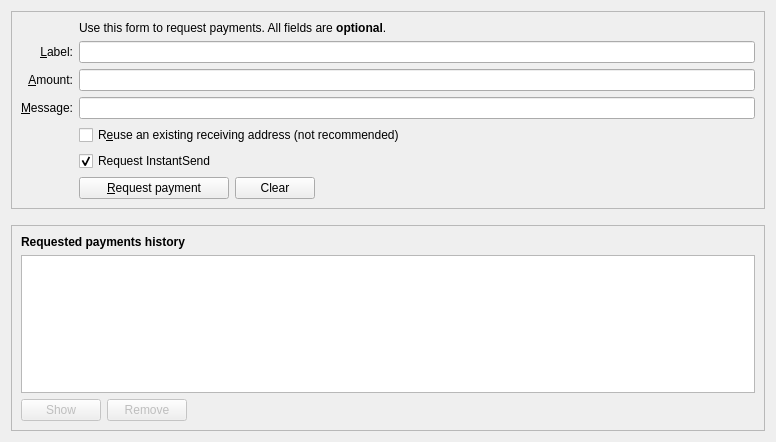
<?xml version="1.0" encoding="UTF-8"?>
<ui version="4.0">
 <class>ReceiveCoinsDialog</class>
 <widget class="QWidget" name="ReceiveCoinsDialog">
  <property name="geometry">
   <rect>
    <x>0</x>
    <y>0</y>
    <width>776</width>
    <height>442</height>
   </rect>
  </property>
  <layout class="QVBoxLayout" name="verticalLayout" stretch="0,0,1">
   <item>
    <widget class="QFrame" name="frame2">
     <property name="sizePolicy">
      <sizepolicy hsizetype="Preferred" vsizetype="Expanding">
       <horstretch>0</horstretch>
       <verstretch>0</verstretch>
      </sizepolicy>
     </property>
     <property name="frameShape">
      <enum>QFrame::StyledPanel</enum>
     </property>
     <property name="frameShadow">
      <enum>QFrame::Sunken</enum>
     </property>
     <layout class="QVBoxLayout" name="verticalLayout_3">
      <item>
       <layout class="QGridLayout" name="gridLayout">
        <item row="7" column="2">
         <widget class="QCheckBox" name="reuseAddress">
          <property name="toolTip">
           <string>Reuse one of the previously used receiving addresses.&lt;br&gt;Reusing addresses has security and privacy issues.&lt;br&gt;Do not use this unless re-generating a payment request made before.</string>
          </property>
          <property name="text">
           <string>R&amp;euse an existing receiving address (not recommended)</string>
          </property>
         </widget>
        </item>
        <item row="7" column="0">
         <widget class="QLabel" name="label_4">
          <property name="text">
           <string/>
          </property>
         </widget>
        </item>
        <item row="6" column="0">
         <widget class="QLabel" name="label_3">
          <property name="toolTip">
           <string>An optional message to attach to the payment request, which will be displayed when the request is opened. Note: The message will not be sent with the payment over the Proton network.</string>
          </property>
          <property name="text">
           <string>&amp;Message:</string>
          </property>
          <property name="alignment">
           <set>Qt::AlignRight|Qt::AlignTrailing|Qt::AlignVCenter</set>
          </property>
          <property name="buddy">
           <cstring>reqMessage</cstring>
          </property>
         </widget>
        </item>
        <item row="4" column="2">
         <widget class="QLineEdit" name="reqLabel">
          <property name="toolTip">
           <string>An optional label to associate with the new receiving address.</string>
          </property>
         </widget>
        </item>
        <item row="6" column="2">
         <widget class="QLineEdit" name="reqMessage">
          <property name="toolTip">
           <string>An optional message to attach to the payment request, which will be displayed when the request is opened.&lt;br&gt;Note: The message will not be sent with the payment over the Proton network.</string>
          </property>
         </widget>
        </item>
        <item row="2" column="2">
         <widget class="QLabel" name="label_5">
          <property name="text">
           <string>Use this form to request payments. All fields are &lt;b&gt;optional&lt;/b&gt;.</string>
          </property>
         </widget>
        </item>
        <item row="4" column="0">
         <widget class="QLabel" name="label_2">
          <property name="toolTip">
           <string>An optional label to associate with the new receiving address.</string>
          </property>
          <property name="text">
           <string>&amp;Label:</string>
          </property>
          <property name="alignment">
           <set>Qt::AlignRight|Qt::AlignTrailing|Qt::AlignVCenter</set>
          </property>
          <property name="buddy">
           <cstring>reqLabel</cstring>
          </property>
         </widget>
        </item>
        <item row="5" column="0">
         <widget class="QLabel" name="label">
          <property name="toolTip">
           <string>An optional amount to request. Leave this empty or zero to not request a specific amount.</string>
          </property>
          <property name="text">
           <string>&amp;Amount:</string>
          </property>
          <property name="alignment">
           <set>Qt::AlignRight|Qt::AlignTrailing|Qt::AlignVCenter</set>
          </property>
          <property name="buddy">
           <cstring>reqAmount</cstring>
          </property>
         </widget>
        </item>
        <item row="5" column="2">
         <widget class="BitcoinAmountField" name="reqAmount">
          <property name="minimumSize">
           <size>
            <width>80</width>
            <height>0</height>
           </size>
          </property>
          <property name="toolTip">
           <string>An optional amount to request. Leave this empty or zero to not request a specific amount.</string>
          </property>
         </widget>
        </item>
        <item row="9" column="2">
         <layout class="QHBoxLayout" name="horizontalLayout">
          <item>
           <widget class="QPushButton" name="receiveButton">
            <property name="minimumSize">
             <size>
              <width>150</width>
              <height>0</height>
             </size>
            </property>
            <property name="text">
             <string>&amp;Request payment</string>
            </property>
           </widget>
          </item>
          <item>
           <widget class="QPushButton" name="clearButton">
            <property name="sizePolicy">
             <sizepolicy hsizetype="Minimum" vsizetype="Fixed">
              <horstretch>0</horstretch>
              <verstretch>0</verstretch>
             </sizepolicy>
            </property>
            <property name="toolTip">
             <string>Clear all fields of the form.</string>
            </property>
            <property name="text">
             <string>Clear</string>
            </property>
            <property name="autoDefault">
             <bool>false</bool>
            </property>
           </widget>
          </item>
          <item>
           <spacer name="horizontalSpacer">
            <property name="orientation">
             <enum>Qt::Horizontal</enum>
            </property>
            <property name="sizeHint" stdset="0">
             <size>
              <width>40</width>
              <height>20</height>
             </size>
            </property>
           </spacer>
          </item>
         </layout>
        </item>
        <item row="9" column="0">
         <widget class="QLabel" name="label_7">
          <property name="text">
           <string/>
          </property>
         </widget>
        </item>
        <item row="8" column="2">
         <widget class="QCheckBox" name="checkUseInstantSend">
          <property name="text">
           <string>Request InstantSend</string>
          </property>
          <property name="checked">
           <bool>true</bool>
          </property>
         </widget>
        </item>
       </layout>
      </item>
     </layout>
    </widget>
   </item>
   <item>
    <spacer name="verticalSpacer_2">
     <property name="orientation">
      <enum>Qt::Vertical</enum>
     </property>
     <property name="sizeHint" stdset="0">
      <size>
       <width>20</width>
       <height>10</height>
      </size>
     </property>
    </spacer>
   </item>
   <item>
    <widget class="QFrame" name="frame">
     <property name="sizePolicy">
      <sizepolicy hsizetype="Preferred" vsizetype="Expanding">
       <horstretch>0</horstretch>
       <verstretch>0</verstretch>
      </sizepolicy>
     </property>
     <property name="frameShape">
      <enum>QFrame::StyledPanel</enum>
     </property>
     <property name="frameShadow">
      <enum>QFrame::Raised</enum>
     </property>
     <layout class="QVBoxLayout" name="verticalLayout_2">
      <item>
       <widget class="QLabel" name="label_6">
        <property name="font">
         <font>
          <weight>75</weight>
          <bold>true</bold>
         </font>
        </property>
        <property name="text">
         <string>Requested payments history</string>
        </property>
       </widget>
      </item>
      <item>
       <widget class="QTableView" name="recentRequestsView">
        <property name="contextMenuPolicy">
         <enum>Qt::CustomContextMenu</enum>
        </property>
        <property name="tabKeyNavigation">
         <bool>false</bool>
        </property>
        <property name="sortingEnabled">
         <bool>true</bool>
        </property>
       </widget>
      </item>
      <item>
       <layout class="QHBoxLayout" name="horizontalLayout_2">
        <item>
         <widget class="QPushButton" name="showRequestButton">
          <property name="enabled">
           <bool>false</bool>
          </property>
          <property name="toolTip">
           <string>Show the selected request (does the same as double clicking an entry)</string>
          </property>
          <property name="text">
           <string>Show</string>
          </property>
          <property name="autoDefault">
           <bool>false</bool>
          </property>
         </widget>
        </item>
        <item>
         <widget class="QPushButton" name="removeRequestButton">
          <property name="enabled">
           <bool>false</bool>
          </property>
          <property name="toolTip">
           <string>Remove the selected entries from the list</string>
          </property>
          <property name="text">
           <string>Remove</string>
          </property>
          <property name="autoDefault">
           <bool>false</bool>
          </property>
         </widget>
        </item>
        <item>
         <spacer name="horizontalSpacer_2">
          <property name="orientation">
           <enum>Qt::Horizontal</enum>
          </property>
          <property name="sizeHint" stdset="0">
           <size>
            <width>40</width>
            <height>20</height>
           </size>
          </property>
         </spacer>
        </item>
       </layout>
      </item>
     </layout>
    </widget>
   </item>
  </layout>
 </widget>
 <customwidgets>
  <customwidget>
   <class>BitcoinAmountField</class>
   <extends>QLineEdit</extends>
   <header>bitcoinamountfield.h</header>
   <container>1</container>
  </customwidget>
 </customwidgets>
 <tabstops>
  <tabstop>reqLabel</tabstop>
  <tabstop>reqAmount</tabstop>
  <tabstop>reqMessage</tabstop>
  <tabstop>reuseAddress</tabstop>
  <tabstop>receiveButton</tabstop>
  <tabstop>clearButton</tabstop>
  <tabstop>recentRequestsView</tabstop>
  <tabstop>showRequestButton</tabstop>
  <tabstop>removeRequestButton</tabstop>
 </tabstops>
 <resources>
  <include location="../growth.qrc"/>
 </resources>
 <connections/>
</ui>
